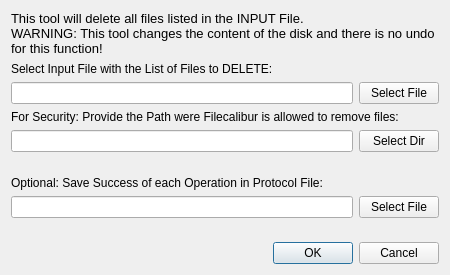
<?xml version="1.0" encoding="UTF-8"?>
<ui version="4.0">
 <class>DialogDeleteFiles</class>
 <widget class="QDialog" name="DialogDeleteFiles">
  <property name="geometry">
   <rect>
    <x>0</x>
    <y>0</y>
    <width>450</width>
    <height>275</height>
   </rect>
  </property>
  <property name="windowTitle">
   <string>Delete Files from List</string>
  </property>
  <layout class="QVBoxLayout" name="verticalLayout">
   <item>
    <widget class="QLabel" name="label_4">
     <property name="font">
      <font>
       <pointsize>10</pointsize>
       <weight>50</weight>
       <bold>false</bold>
      </font>
     </property>
     <property name="text">
      <string>This tool will delete all files listed in the INPUT File. 
WARNING: This tool changes the content of the disk and there is no undo for this function!</string>
     </property>
     <property name="wordWrap">
      <bool>true</bool>
     </property>
    </widget>
   </item>
   <item>
    <widget class="QLabel" name="label">
     <property name="text">
      <string>Select Input File with the List of Files to DELETE:</string>
     </property>
    </widget>
   </item>
   <item>
    <layout class="QHBoxLayout" name="horizontalLayout">
     <item>
      <widget class="QLineEdit" name="lineEditLoadFile"/>
     </item>
     <item>
      <widget class="QPushButton" name="pushButtonLoadFile">
       <property name="text">
        <string>Select File</string>
       </property>
      </widget>
     </item>
    </layout>
   </item>
   <item>
    <widget class="QLabel" name="label_2">
     <property name="text">
      <string>For Security: Provide the Path were Filecalibur is allowed to remove files:</string>
     </property>
    </widget>
   </item>
   <item>
    <layout class="QHBoxLayout" name="horizontalLayout_3">
     <item>
      <widget class="QLineEdit" name="lineEditPath"/>
     </item>
     <item>
      <widget class="QPushButton" name="pushButtonDir">
       <property name="text">
        <string>Select Dir</string>
       </property>
      </widget>
     </item>
    </layout>
   </item>
   <item>
    <spacer name="verticalSpacer">
     <property name="orientation">
      <enum>Qt::Vertical</enum>
     </property>
     <property name="sizeHint" stdset="0">
      <size>
       <width>20</width>
       <height>6</height>
      </size>
     </property>
    </spacer>
   </item>
   <item>
    <widget class="QLabel" name="label_6">
     <property name="text">
      <string>Optional: Save Success of each Operation in Protocol File:</string>
     </property>
    </widget>
   </item>
   <item>
    <layout class="QHBoxLayout" name="horizontalLayout_4">
     <item>
      <widget class="QLineEdit" name="lineEditSaveFile"/>
     </item>
     <item>
      <widget class="QPushButton" name="pushButtonSaveFile">
       <property name="text">
        <string>Select File</string>
       </property>
      </widget>
     </item>
    </layout>
   </item>
   <item>
    <spacer name="verticalSpacer_2">
     <property name="orientation">
      <enum>Qt::Vertical</enum>
     </property>
     <property name="sizeHint" stdset="0">
      <size>
       <width>20</width>
       <height>6</height>
      </size>
     </property>
    </spacer>
   </item>
   <item>
    <widget class="QDialogButtonBox" name="buttonBox">
     <property name="orientation">
      <enum>Qt::Horizontal</enum>
     </property>
     <property name="standardButtons">
      <set>QDialogButtonBox::Cancel|QDialogButtonBox::Ok</set>
     </property>
    </widget>
   </item>
  </layout>
 </widget>
 <resources/>
 <connections>
  <connection>
   <sender>buttonBox</sender>
   <signal>accepted()</signal>
   <receiver>DialogDeleteFiles</receiver>
   <slot>accept()</slot>
   <hints>
    <hint type="sourcelabel">
     <x>248</x>
     <y>254</y>
    </hint>
    <hint type="destinationlabel">
     <x>157</x>
     <y>274</y>
    </hint>
   </hints>
  </connection>
  <connection>
   <sender>buttonBox</sender>
   <signal>rejected()</signal>
   <receiver>DialogDeleteFiles</receiver>
   <slot>reject()</slot>
   <hints>
    <hint type="sourcelabel">
     <x>316</x>
     <y>260</y>
    </hint>
    <hint type="destinationlabel">
     <x>286</x>
     <y>274</y>
    </hint>
   </hints>
  </connection>
 </connections>
</ui>
